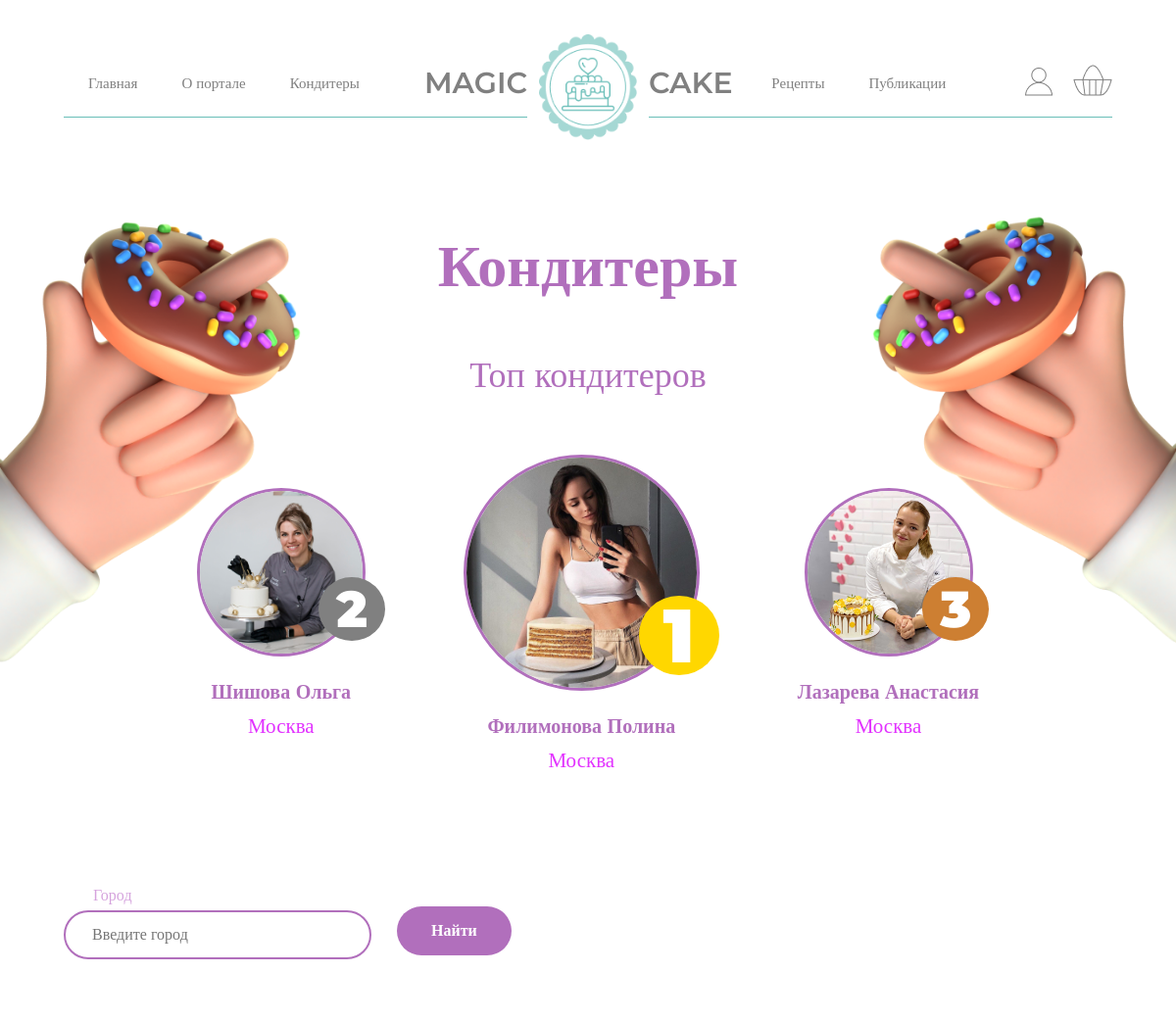
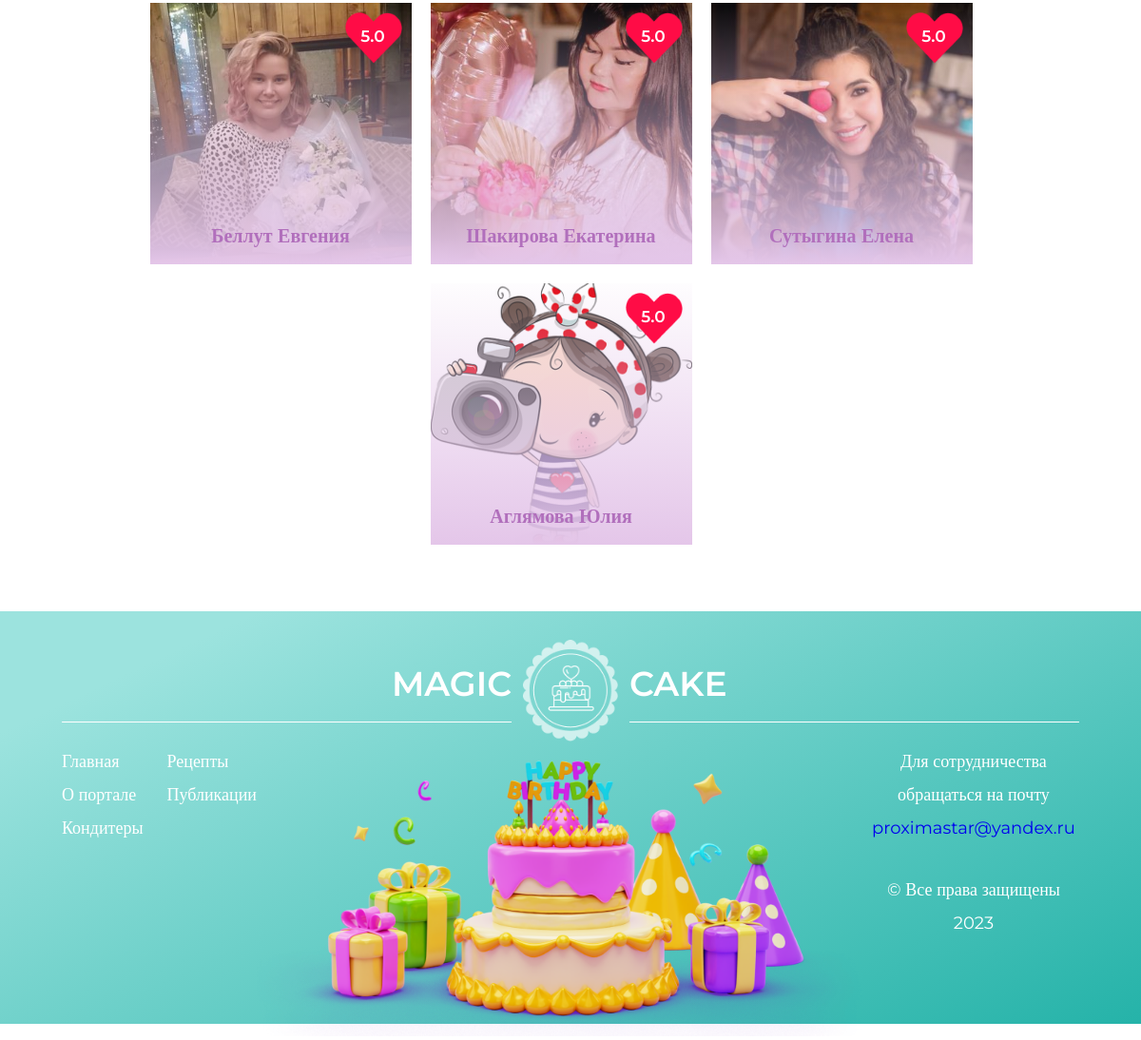
The page /cookers/ on the database its author committed (2 pictures, top to bottom).
### site_cake/models.py (models this page shows, shortened)
class User(AbstractUser):
    first_name = models.CharField(max_length=60, null=True)
    last_name = models.CharField(max_length=60, null=True)
    email = models.EmailField(max_length=60, unique=True, blank=True, null=True, default=None)
    username = models.CharField(max_length=30, unique=True, blank=True, null=True)
    is_cooker = models.BooleanField('Статус кондитера', default=False)
    is_customer = models.BooleanField('Статус заказчика', default=False)
    is_active = models.BooleanField(default=True)
    is_superuser = models.BooleanField(default=False)
    objects = UserManager()
    class Meta:
        verbose_name = 'Пользователь'
        verbose_name_plural = 'Пользователи'

class UserProfile(models.Model):
    user = models.OneToOneField(User, on_delete=models.CASCADE)
    country = models.CharField(max_length=100, default='Россия')
    city = models.CharField(max_length=100, default='Москва')
    phone = models.CharField(max_length=11, null=True)
    description = models.TextField(null=True)
    image = models.ImageField(default='default_ava.png', upload_to='profile_pics')
    class Meta:
        verbose_name = 'Профиль'
        verbose_name_plural = 'Профили'

### site_cake/views.py (the view)
# urls.py: path('cookers/', views.CookerListView, name='cookers'),
def CookerListView(request):
    cooker_list = User.objects.filter(is_cooker=True)
    cooker_top = User.objects.filter(is_cooker=True)[:3]
    paginator = Paginator(cooker_list, 12)
    page_number = request.GET.get('page')
    page_obj = paginator.get_page(page_number)
    if request.method == 'POST':
        city = request.POST['city']
        if User.objects.filter(userprofile__city=city, is_cooker=True).count() > 0:
            page_obj = User.objects.filter(userprofile__city=city, is_cooker=True)
        else:
            messages.error(request, f'К сожалению, кондитеров из города {city} еще нет.')
    return render(request, 'cookers.html', {'cooker_list': cooker_list, 'cooker_top': cooker_top, 'page_obj': page_obj})

### templates/cookers.html (shortened to what this page needs)
{% extends 'base.html' %}
{% load static %}
{% block base %}
    <div class="cookers_top">
        <img src="{% static 'img/left_hand.png' %}" class="left_hand" alt="">
        <div class="container cookers_top_block">
          <h1 class="home_title purple">Кондитеры</h1>
          <p class="top_name">Топ кондитеров</p>
          <div class="top_block">
            <div class="second_place">
              <div class="photo_place">
                <img src="{% static 'img/olga.jpg' %}" class="cook_photo" alt="">
                <p class="place">2</p>
              </div>
              <p class="cook_name">Шишова Ольга</p>
              <p class="cook_city">Москва</p>
            </div>
            <div class="first_place">
              <div class="photo_place">
                <img src="{% static 'img/polina.jpg' %}" class="cook_photo" alt="">
                <p class="place">1</p>
              </div>
              <p class="cook_name">Филимонова Полина</p>
              <p class="cook_city">Москва</p>
            </div>
            <div class="third_place">
              <div class="photo_place">
                <p class="place">3</p>
              </div>
              <p class="cook_name">Лазарева Анастасия</p>
              <p class="cook_city">Москва</p>
            </div>
          </div>
        </div>
        <div class="container cooker_list_block">
          <div class="cooker_filter">
            <form method="post" class="filter_form">
              <div class="filter_form_item">
                    <label for="city">Город</label>
                    <input name="city" type="text" id="city" placeholder="Введите город"/>
              </div>
              <button class="search_btn">Найти</button>
            </form>
          </div>
            <div class="cooker_list">
                {% if messages %}
                    {% for message in messages %}
                        <div class="alert alert-{{ message.tags }}">
                            {{ message }}
                        </div>
                    {% endfor %}
                {% else %}
                    {% for cooker in page_obj %}
                        <div class="cooker_item">
                            <div class="rating">
                                <img src="{% static 'img/heart.png' %}" class="heart_img" alt="">
                                <p class="count">5.0</p>
                            </div>
                            <img src="{{ cooker.userprofile.image.url }}" class="cooker_photo" alt="">
                            <p class="cooker_name">{{ cooker.last_name}} {{ cooker.first_name}}</p>
                        </div>
                    {% endfor %}
                {% endif %}
            </div>
        </div>
        <img src="{% static 'img/right_hand.png' %}" class="right_hand" alt="">
    </div>
{% endblock base %}

### templates/base.html (shortened to what this page needs)
<!DOCTYPE html>
{% load static %}
<html lang="ru">
  <head>
    <link rel="stylesheet" href="https://cdn.jsdelivr.net/npm/swiper@8/swiper-bundle.min.css"/>
    <link rel="stylesheet" href="{% static 'css/style.css' %}" type="text/css" media="all">
  </head>
  <body>
  <div id="page" class="page">
      {% block header %}
          {% include "include/header.html" %}
      {% endblock header %}
      {% block base %}
      {% endblock base %}
      {% block footer %}
          {% include "include/footer.html" %}
      {% endblock footer %}
  </div>
</body>
</html>

### templates/include/header.html (shortened to what this page needs)
{% load static %}
<header>
    <div class="container header">
      <div class="left_side">
        <div class="nav_left_side">
          <a href="{% url 'home' %}" class="nav_item">Главная</a>
          <a href="{% url 'about' %}" class="nav_item">О портале</a>
          <a href="{% url 'cookers' %}" class="nav_item">Кондитеры</a>
        </div>
        <div class="left_side_name">
          <p class="main_name left_name">MAGIC</p>
        </div>
      </div>
      <div class="logo_center">
        <a href="{% url 'home' %}">
          <img src="{% static 'img/logo.png' %}" class="logo white" alt="логотип Magoc Cake">
        </a>
      </div>
      <div class="right_side">
        <div class="right_side_name">
          <p class="main_name right_name">CAKE</p>
        </div>
        <div class="nav_right_side">
          <a href="{% url 'recipes' %}" class="nav_item">Рецепты</a>
          <a href="{% url 'posts' %}" class="nav_item">Публикации</a>
        </div>
        <div class="profiles_block">
            {% if user.is_authenticated and user.username != 'admin' %}
              <a href="{% url 'profile' %}" class="profile">
                <img src="{% static 'img/user_auth_green.png' %}" class="profile_icon_gray" alt="Профиль">
              </a>
            {% else %}
              <a href="{% url 'register' %}" class="profile">
                <img src="{% static 'img/profile.png' %}" class="profile_icon_gray" alt="Профиль">
              </a>
            {% endif %}
          <a href="{% url 'cart' %}" class="cart">
            <img src="{% static 'img/cart.png' %}" class="cart_icon_gray" alt="Корзина">
          </a>
        </div>
      </div>
    </div>
</header>

### templates/include/footer.html
{% load static %}
<footer>
    <div class="container">
      <div class="footer_logo_block">
        <div class="footer_left_side">
          <div class="left_side_name">
            <p class="footer_main_name left_name">MAGIC</p>
          </div>
        </div>
        <div class="logo_center">
          <a href="{% url 'home' %}">
            <img src="{% static 'img/logo_white.png' %}" class="logo white" alt="логотип Magoc Cake">
          </a>
        </div>
        <div class="footer_right_side">
          <div class="right_side_name">
            <p class="footer_main_name right_name">CAKE</p>
          </div>
        </div>
      </div>
      <div class="footer_nav_block">
        <div class="footer_nav">
          <div class="footer_nav_left">
            <a href="{% url 'home' %}" class="footer_nav_item">Главная</a>
            <a href="{% url 'about' %}" class="footer_nav_item">О портале</a>
            <a href="{% url 'cookers' %}" class="footer_nav_item">Кондитеры</a>
          </div>
          <div class="footer_nav_right">
            <a href="{% url 'recipes' %}" class="footer_nav_item">Рецепты</a>
            <a href="{% url 'posts' %}" class="footer_nav_item">Публикации</a>
          </div>
        </div>
        <div class="footer_poster">
          <img src="{% static 'img/footer_img.png' %}" class="footer_img" alt="Картинка торта">
        </div>
        <div class="footer_info">
          <p class="footer_info_item">Для сотрудничества обращаться на почту <a href="mailto:proximastar@yandex.ru">proximastar@yandex.ru</a></p>
          <p class="footer_info_item">&copy Все права защищены 2023 </p>
        </div>
      </div>
    </div>
</footer>

### rows shown on the page
User: userprofile.image (picture), last_name "Беллут", first_name "Евгения"
User: userprofile.image (picture), last_name "Шакирова", first_name "Екатерина"
User: userprofile.image (picture), last_name "Сутыгина", first_name "Елена"
User: userprofile.image (placeholder picture), last_name "Аглямова", first_name "Юлия"
